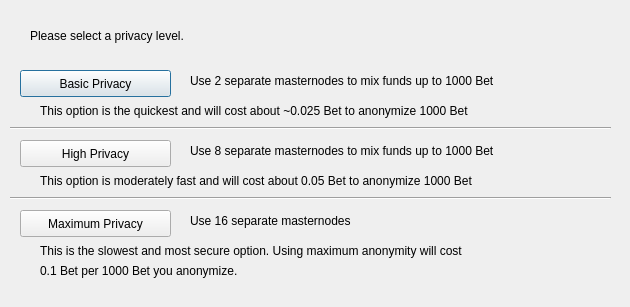
<?xml version="1.0" encoding="UTF-8"?>
<ui version="4.0">
 <class>DarksendConfig</class>
 <widget class="QDialog" name="DarksendConfig">
  <property name="geometry">
   <rect>
    <x>0</x>
    <y>0</y>
    <width>630</width>
    <height>307</height>
   </rect>
  </property>
  <property name="windowTitle">
   <string>Configure PrivateSend</string>
  </property>
  <widget class="QPushButton" name="buttonBasic">
   <property name="geometry">
    <rect>
     <x>20</x>
     <y>70</y>
     <width>151</width>
     <height>27</height>
    </rect>
   </property>
   <property name="text">
    <string>Basic Privacy</string>
   </property>
  </widget>
  <widget class="QPushButton" name="buttonHigh">
   <property name="geometry">
    <rect>
     <x>20</x>
     <y>140</y>
     <width>151</width>
     <height>27</height>
    </rect>
   </property>
   <property name="text">
    <string>High Privacy</string>
   </property>
  </widget>
  <widget class="QPushButton" name="buttonMax">
   <property name="geometry">
    <rect>
     <x>20</x>
     <y>210</y>
     <width>151</width>
     <height>27</height>
    </rect>
   </property>
   <property name="text">
    <string>Maximum Privacy</string>
   </property>
  </widget>
  <widget class="QLabel" name="label">
   <property name="geometry">
    <rect>
     <x>30</x>
     <y>20</y>
     <width>571</width>
     <height>31</height>
    </rect>
   </property>
   <property name="text">
    <string>Please select a privacy level.</string>
   </property>
  </widget>
  <widget class="QLabel" name="label_2">
   <property name="geometry">
    <rect>
     <x>190</x>
     <y>70</y>
     <width>421</width>
     <height>21</height>
    </rect>
   </property>
   <property name="text">
    <string>Use 2 separate masternodes to mix funds up to 1000 Bet</string>
   </property>
  </widget>
  <widget class="QLabel" name="label_3">
   <property name="geometry">
    <rect>
     <x>190</x>
     <y>140</y>
     <width>411</width>
     <height>21</height>
    </rect>
   </property>
   <property name="text">
    <string>Use 8 separate masternodes to mix funds up to 1000 Bet</string>
   </property>
  </widget>
  <widget class="QLabel" name="label_4">
   <property name="geometry">
    <rect>
     <x>190</x>
     <y>210</y>
     <width>421</width>
     <height>21</height>
    </rect>
   </property>
   <property name="text">
    <string>Use 16 separate masternodes</string>
   </property>
  </widget>
  <widget class="QLabel" name="label_6">
   <property name="geometry">
    <rect>
     <x>40</x>
     <y>100</y>
     <width>561</width>
     <height>21</height>
    </rect>
   </property>
   <property name="text">
    <string>This option is the quickest and will cost about ~0.025 Bet to anonymize 1000 Bet</string>
   </property>
  </widget>
  <widget class="QLabel" name="label_7">
   <property name="geometry">
    <rect>
     <x>40</x>
     <y>170</y>
     <width>561</width>
     <height>21</height>
    </rect>
   </property>
   <property name="text">
    <string>This option is moderately fast and will cost about 0.05 Bet to anonymize 1000 Bet</string>
   </property>
  </widget>
  <widget class="QLabel" name="label_8">
   <property name="geometry">
    <rect>
     <x>40</x>
     <y>240</y>
     <width>561</width>
     <height>21</height>
    </rect>
   </property>
   <property name="text">
    <string>This is the slowest and most secure option. Using maximum anonymity will cost</string>
   </property>
  </widget>
  <widget class="QLabel" name="label_9">
   <property name="geometry">
    <rect>
     <x>40</x>
     <y>260</y>
     <width>561</width>
     <height>21</height>
    </rect>
   </property>
   <property name="text">
    <string>0.1 Bet per 1000 Bet you anonymize.</string>
   </property>
  </widget>
  <widget class="Line" name="line">
   <property name="geometry">
    <rect>
     <x>10</x>
     <y>120</y>
     <width>601</width>
     <height>16</height>
    </rect>
   </property>
   <property name="orientation">
    <enum>Qt::Horizontal</enum>
   </property>
  </widget>
  <widget class="Line" name="line_2">
   <property name="geometry">
    <rect>
     <x>10</x>
     <y>190</y>
     <width>601</width>
     <height>16</height>
    </rect>
   </property>
   <property name="orientation">
    <enum>Qt::Horizontal</enum>
   </property>
  </widget>
 </widget>
 <resources/>
 <connections/>
</ui>
